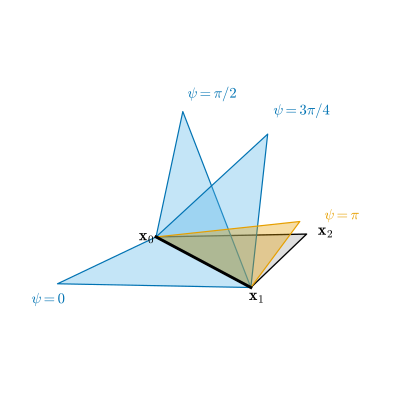

Recreate this plot in Python.
"""Figure 38.4.2: the hinge, two triangles sharing the edge x_0 x_1 (ddg38.hinge).

Triangle (0, 1, 2) is fixed in the plane z = 0 with x_2 = (0.5, 0.8, 0). Triangle (1, 0, 3) has
x_3(psi) = (0.3, -0.9 cos psi, 0.9 sin psi); the angle between the two face normals is psi. Drawn for
psi = 0, pi/2, 3 pi/4 (blue) and psi = pi (orange, folded onto the side of the fixed triangle). The edge lengths do not
depend on psi. For psi < pi the two triangles meet only along the common edge (a discrete immersion); at psi = pi they
overlap in a region of area 36/101 = 0.356.

Run: PYTHONPATH=tools python3 chapters/38-surfaces-smooth-discrete/figures/fig-38-4-2-hinge.py
"""
import sys
from pathlib import Path

import numpy as np

sys.path.insert(0, str(Path(__file__).resolve().parents[1] / "lib"))
import dgfig  # noqa: E402
dgfig.setup()
import matplotlib.pyplot as plt  # noqa: E402
from mpl_toolkits.mplot3d.art3d import Poly3DCollection  # noqa: E402

import dgmesh as dm  # noqa: E402
import ddg38  # noqa: E402

C = dgfig.COLORS
PSIS = [0.0, np.pi / 2, 3 * np.pi / 4, np.pi]

# self-checks: edge lengths constant, normal angle = psi, overlap only at psi = pi
ell0 = ddg38.edge_lengths(*ddg38.hinge(0.0))
for psi in np.linspace(0, np.pi, 9):
    V, F = ddg38.hinge(psi)
    ell = ddg38.edge_lengths(V, F)
    assert all(abs(ell[k] - ell0[k]) < 1e-12 for k in ell0)
    n = dm.face_normals(V, F)
    assert abs(np.arccos(np.clip(n[0] @ n[1], -1, 1)) - psi) < 1e-9
V, F = ddg38.hinge(np.pi)
ov = ddg38.planar_overlap(V[F[0]], V[F[1]])
assert abs(ov - 36 / 101) < 1e-12
V0, F0 = ddg38.hinge(0.0)
assert ddg38.planar_overlap(V0[F0[0]], V0[F0[1]]) < 1e-12

fig = plt.figure(figsize=(6.0, 4.0))
ax = dgfig.axes3d(fig, 111, elev=20, azim=-35)
V, F = ddg38.hinge(0.0)
ax.add_collection3d(Poly3DCollection([V[F[0]]], facecolors=C["surface"], edgecolors=C["main"], linewidths=1.0,
                                     alpha=0.7))
for psi in PSIS:
    V, F = ddg38.hinge(psi)
    col = C["accent"] if psi == np.pi else C["region"]
    ax.add_collection3d(Poly3DCollection([V[F[1]]], facecolors=col, edgecolors=C["tangent"] if psi < np.pi else
                                         C["accent"], linewidths=0.9, alpha=0.35))
    lab = {0.0: r"$\psi = 0$", np.pi / 2: r"$\psi = \pi/2$", 3 * np.pi / 4: r"$\psi = 3\pi/4$", np.pi: r"$\psi = \pi$"}[psi]
    off = {0.0: (0.0, -0.18, -0.08), np.pi / 2: (0.05, 0.0, 0.1), 3 * np.pi / 4: (-0.05, 0.08, 0.1),
           np.pi: (0.1, 0.12, 0.02)}[psi]
    ax.text(*(V[3] + np.array(off)), lab, fontsize=11, color=C["accent"] if psi == np.pi else C["tangent"])
ax.plot([0, 1], [0, 0], [0, 0], color=C["main"], lw=2.2)
V, F = ddg38.hinge(0.0)
for i, o in ((0, (-0.12, -0.05, -0.05)), (1, (0.05, -0.05, -0.05)), (2, (0.05, 0.05, 0.0))):
    ax.text(*(V[i] + np.array(o)), rf"$\mathbf{{x}}_{i}$", fontsize=12)
pts = np.vstack([ddg38.hinge(p)[0] for p in PSIS])
dgfig.equal_aspect(ax, pts, zoom=1.0)
fig.subplots_adjust(left=0, right=1, bottom=0, top=1)
dgfig.save(fig, __file__)
